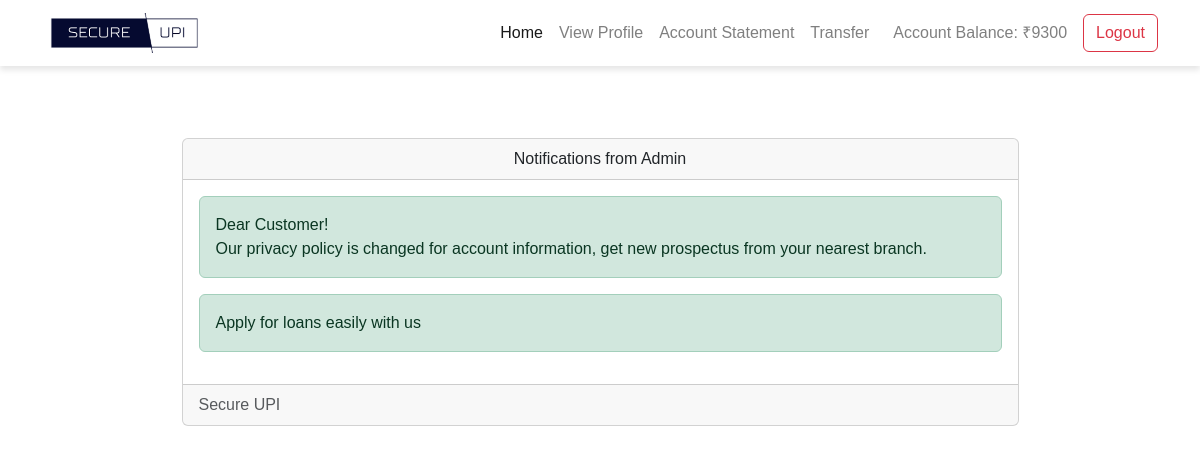
The page /notice.php (signed in) on the database as committed earlier.
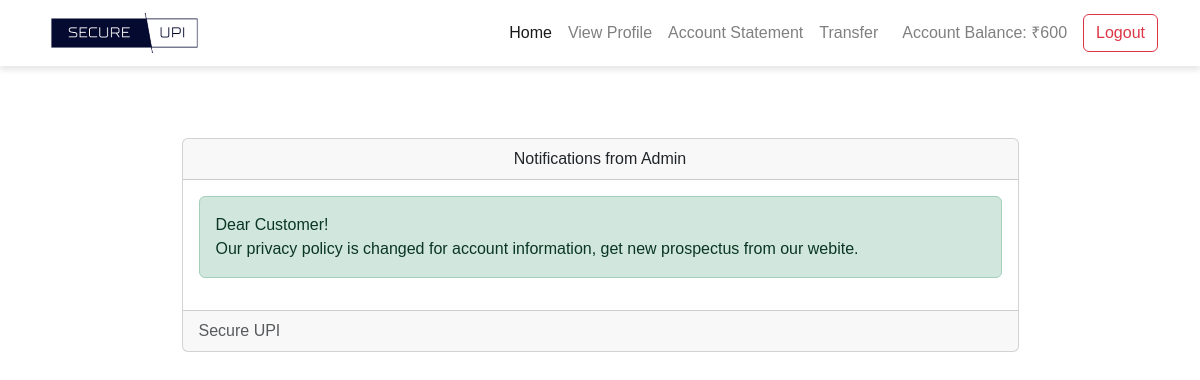
The same page on the database as committed later.
### tables this page shows
CREATE TABLE `notice` (
  `id` int NOT NULL,
  `userId` varchar(20) NOT NULL,
  `notice` text NOT NULL,
  `date` timestamp NOT NULL DEFAULT CURRENT_TIMESTAMP
);

### assets/db.php (called while the page is built, shortened)
<?php
    $con = new mysqli('localhost','root','1997','mybank');
    $ar = $con->query("select * from useraccounts,branch where id = '$_SESSION[userId]' AND userAccounts.branch = branch.branchId");
?>

### notice.php (the view, shortened to what this page needs)
<!DOCTYPE html>
<html>
<head>
  <?php require 'assets/autoloader.php'; ?>
  <?php require 'assets/db.php'; ?>
  <?php require 'assets/function.php'; ?>
  <link href="https://cdn.jsdelivr.net/npm/bootstrap@5.3.0-alpha3/dist/css/bootstrap.min.css" rel="stylesheet">
</head>
<body style="background:#ffffff;background-size: 100%">
<nav class="navbar navbar-expand-lg navbar-light">
    <div class="container">
        <a class="navbar-brand" href="#">
            <img src="images/logo.png" alt="Federal Bank">
        </a>
        <div class="collapse navbar-collapse" id="navbarNav">
            <ul class="navbar-nav ms-auto">
                <li class="nav-item">
                    <a class="nav-link active" href="index.php">Home</a>
                </li>
                <li class="nav-item">
                    <a class="nav-link" href="accounts.php">View Profile</a>
                </li>
                <li class="nav-item">
                    <a class="nav-link" href="statements.php">Account Statement</a>
                </li>
                <li class="nav-item">
                    <a class="nav-link" href="transfer.php">Transfer</a>
                </li>
            </ul>
            <span class="navbar-text ms-3">
                Account Balance: ₹<?php echo isset($_SESSION['user']['balance']) ? $_SESSION['user']['balance'] : '0'; ?>
            </span>
            <a href="logout.php" class="btn btn-outline-danger ms-3">Logout</a>
        </div>
    </div>
</nav>
<br><br><br>
<div class="container">
  <div class="card  w-75 mx-auto">
  <div class="card-header text-center">
    Notifications from Admin
  </div>
  <div class="card-body">
    <?php
      $array = $con->query("select * from notice where userId = '$_SESSION[userId]' order by date desc");
      if ($array->num_rows > 0)
      {
        while ($row = $array->fetch_assoc())
        {
          echo "<div class='alert alert-success'>$row[notice]</div>";
        }
      }
      else
        echo "<div class='alert alert-info'>Notice box empty</div>";
     ?>
  </div>
  <div class="card-footer text-muted">
   <?php echo bankName ?>
  </div>
</div>
</div>
</body>
</html>

### assets/autoloader.php (shortened to what this page needs)
<link rel="stylesheet" type="text/css" href="css/bootstrap.min.css">
<link rel="stylesheet" type="text/css" href="css/custom.css">
<link rel="stylesheet" type="text/css" href="font-awesome/css/font-awesome.min.css">

### notice.php (style rules this page uses)
body { background: url('images/background.jpg') no-repeat center center fixed; background-size: cover; font-family: 'Arial', sans-serif; color: #333; }
.navbar { background-color: rgba(255, 255, 255, 0.4); backdrop-filter: blur(5px); box-shadow: 0 4px 6px rgba(0, 0, 0, 0.1); }
.navbar-brand img { height: 40px; }

Rows that differ between the two databases and show on the page:
removed notice: notice "Apply for loans easily with us"
changed notice: notice "Dear Customer! Our privacy policy is changed for account information, get new prospectus from your nearest branch." → "Dear Customer! Our privacy policy is changed for account information, get new prospectus from our webite."
Other text that changed with them:
$_SESSION['user']['balance']: "9300" → "600"
